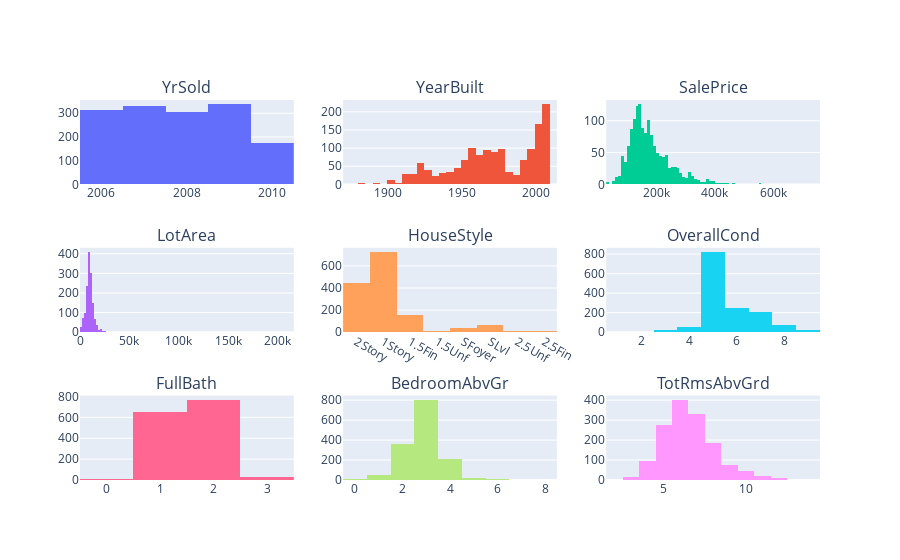

Notebook source saved alongside this figure:
### Code cell
multi_hist(train, ["YrSold", "YearBuilt", "SalePrice", "LotArea", "HouseStyle", "OverallCond", "FullBath", "BedroomAbvGr", "TotRmsAbvGrd"], 3)

### Figure 1 — Plotly figure (JSON) as saved in the notebook; plotly's stock layout.template omitted (floating-point values rounded to 4 significant figures; data arrays with more than 128 entries replaced by an {"elided": "..."} marker saying what was removed)
{"data": [{"type": "histogram", "x": {"elided": "1460 int values"}, "xaxis": "x", "yaxis": "y"}, {"type": "histogram", "x": {"elided": "1460 int values"}, "xaxis": "x2", "yaxis": "y2"}, {"type": "histogram", "x": {"elided": "1460 int values"}, "xaxis": "x3", "yaxis": "y3"}, {"type": "histogram", "x": {"elided": "1460 int values"}, "xaxis": "x4", "yaxis": "y4"}, {"type": "histogram", "x": {"elided": "1460 str values"}, "xaxis": "x5", "yaxis": "y5"}, {"type": "histogram", "x": {"elided": "1460 int values"}, "xaxis": "x6", "yaxis": "y6"}, {"type": "histogram", "x": {"elided": "1460 int values"}, "xaxis": "x7", "yaxis": "y7"}, {"type": "histogram", "x": {"elided": "1460 int values"}, "xaxis": "x8", "yaxis": "y8"}, {"type": "histogram", "x": {"elided": "1460 int values"}, "xaxis": "x9", "yaxis": "y9"}], "layout": {"annotations": [{"font": {"size": 16}, "showarrow": false, "text": "YrSold", "x": 0.1444, "xanchor": "center", "xref": "paper", "y": 1, "yanchor": "bottom", "yref": "paper"}, {"font": {"size": 16}, "showarrow": false, "text": "YearBuilt", "x": 0.5, "xanchor": "center", "xref": "paper", "y": 1, "yanchor": "bottom", "yref": "paper"}, {"font": {"size": 16}, "showarrow": false, "text": "SalePrice", "x": 0.8556, "xanchor": "center", "xref": "paper", "y": 1, "yanchor": "bottom", "yref": "paper"}, {"font": {"size": 16}, "showarrow": false, "text": "LotArea", "x": 0.1444, "xanchor": "center", "xref": "paper", "y": 0.6111, "yanchor": "bottom", "yref": "paper"}, {"font": {"size": 16}, "showarrow": false, "text": "HouseStyle", "x": 0.5, "xanchor": "center", "xref": "paper", "y": 0.6111, "yanchor": "bottom", "yref": "paper"}, {"font": {"size": 16}, "showarrow": false, "text": "OverallCond", "x": 0.8556, "xanchor": "center", "xref": "paper", "y": 0.6111, "yanchor": "bottom", "yref": "paper"}, {"font": {"size": 16}, "showarrow": false, "text": "FullBath", "x": 0.1444, "xanchor": "center", "xref": "paper", "y": 0.2222, "yanchor": "bottom", "yref": "paper"}, {"font": {"size": 16}, "showarrow": false, "text": "BedroomAbvGr", "x": 0.5, "xanchor": "center", "xref": "paper", "y": 0.2222, "yanchor": "bottom", "yref": "paper"}, {"font": {"size": 16}, "showarrow": false, "text": "TotRmsAbvGrd", "x": 0.8556, "xanchor": "center", "xref": "paper", "y": 0.2222, "yanchor": "bottom", "yref": "paper"}], "showlegend": false, "xaxis": {"anchor": "y", "domain": [0, 0.2889]}, "xaxis2": {"anchor": "y2", "domain": [0.3556, 0.6444]}, "xaxis3": {"anchor": "y3", "domain": [0.7111, 1]}, "xaxis4": {"anchor": "y4", "domain": [0, 0.2889]}, "xaxis5": {"anchor": "y5", "domain": [0.3556, 0.6444]}, "xaxis6": {"anchor": "y6", "domain": [0.7111, 1]}, "xaxis7": {"anchor": "y7", "domain": [0, 0.2889]}, "xaxis8": {"anchor": "y8", "domain": [0.3556, 0.6444]}, "xaxis9": {"anchor": "y9", "domain": [0.7111, 1]}, "yaxis": {"anchor": "x", "domain": [0.7778, 1]}, "yaxis2": {"anchor": "x2", "domain": [0.7778, 1]}, "yaxis3": {"anchor": "x3", "domain": [0.7778, 1]}, "yaxis4": {"anchor": "x4", "domain": [0.3889, 0.6111]}, "yaxis5": {"anchor": "x5", "domain": [0.3889, 0.6111]}, "yaxis6": {"anchor": "x6", "domain": [0.3889, 0.6111]}, "yaxis7": {"anchor": "x7", "domain": [0, 0.2222]}, "yaxis8": {"anchor": "x8", "domain": [0, 0.2222]}, "yaxis9": {"anchor": "x9", "domain": [0, 0.2222]}}}
